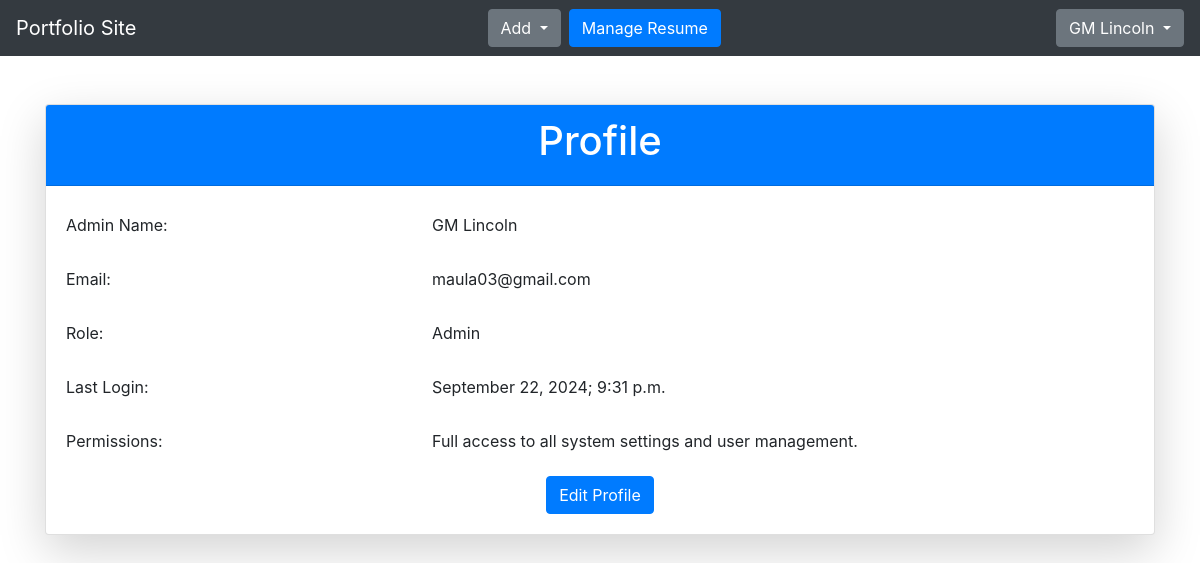
Page /adminProfile/ (signed in) on the earlier database version.
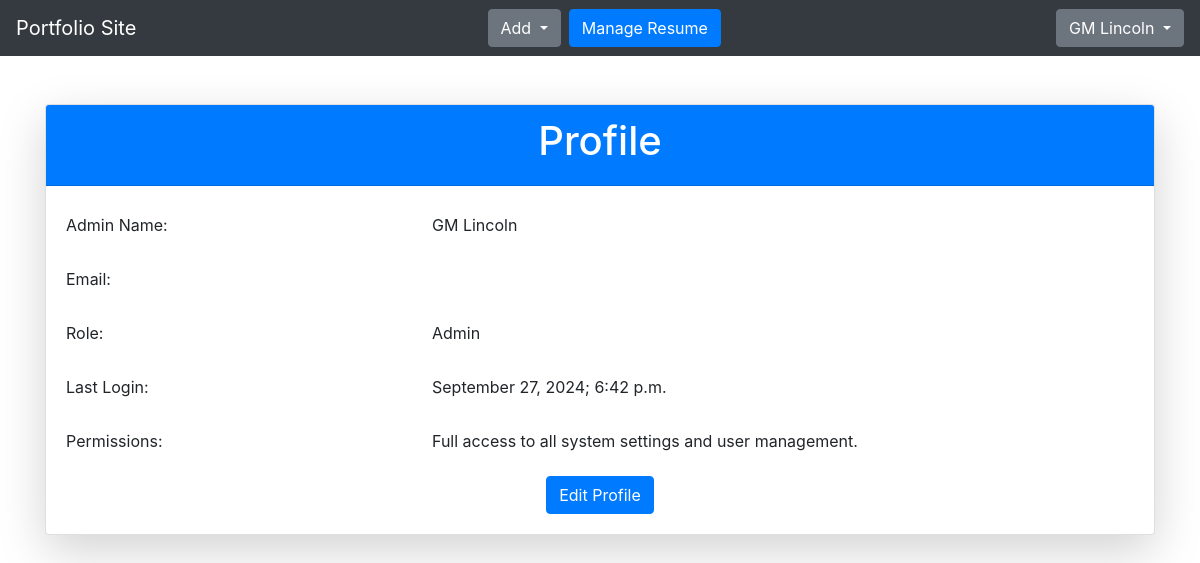
Same page on the later database version.
### myApp/models.py (models this page shows, shortened)
class Custom_User(AbstractUser):
    USER = [
        ('admin', 'Admin'),
        ('user', 'User')
    ]
    user_type = models.CharField(choices=USER, max_length=100, null=True)

### myProject/views.py (the view)
# urls.py: path('adminProfile/', adminProfile, name='adminProfile'),
@login_required
def adminProfile(req):
    user = req.user
    if user.user_type == "admin":
        last_login = user.last_login
        if last_login:
            user_last_login = last_login.astimezone(pytz_timezone('Asia/Dhaka'))
        return render(req, 'myAdmin/profile.html', {'last_login':user_last_login})
    else:
       return render(req, 'myAdmin/error.html')

### templates/myAdmin/profile.html (shortened to what this page needs)
{% extends 'common/master.html' %}
{% block body %}
{% if user.user_type == 'admin' %}
<div class="container mt-5">
    <div class="card shadow-lg">
        <div class="card-header bg-primary text-white text-center">
            <h1>Profile</h1>
        </div>
        <div class="card-body">
            <div class="row mb-3">
                <label class="col-sm-4 col-form-label fw-bold">Admin Name:</label>
                <div class="col-sm-8">
                    <p class="form-control-plaintext">{{user.get_full_name}}</p>
                </div>
            </div>
            <div class="row mb-3">
                <label class="col-sm-4 col-form-label fw-bold">Email:</label>
                <div class="col-sm-8">
                    <p class="form-control-plaintext">{{user.email}}</p>
                </div>
            </div>
            <div class="row mb-3">
                <label class="col-sm-4 col-form-label fw-bold">Role:</label>
                <div class="col-sm-8">
                    <p class="form-control-plaintext">{{user.user_type | capfirst}}</p>
                </div>
            </div>
            <div class="row mb-3">
                <label class="col-sm-4 col-form-label fw-bold">Last Login:</label>
                <div class="col-sm-8">
                    <p class="form-control-plaintext">
                        {% if last_login %}
                        {{last_login|date:'F j, Y; g:i a'}}
                        {% endif %}
                    </p>
                </div>
            </div>
            <div class="row mb-3">
                <label class="col-sm-4 col-form-label fw-bold">Permissions:</label>
                <div class="col-sm-8">
                    <p class="form-control-plaintext">Full access to all system settings and user management.</p>
                </div>
            </div>
            <div class="text-center">
                <button class="btn btn-primary">Edit Profile</button>
            </div>
        </div>
    </div>
</div>
{% endif %}
{% endblock body %}

### templates/common/master.html (shortened to what this page needs)
<!DOCTYPE html>
{% load static %}
<html lang="en">
<head>
    <link href="https://stackpath.bootstrapcdn.com/bootstrap/4.5.2/css/bootstrap.min.css" rel="stylesheet">
    <link rel="stylesheet" href="{% static 'css/style.css' %}">
</head>
<body>
    {% include 'includes/navbar.html' %}
    {% block body %}
    {% endblock body %}
</body>
</body>
</html>

### templates/includes/navbar.html (shortened to what this page needs)
<nav class="navbar navbar-expand-lg navbar-light bg-dark">
    <a class="navbar-brand text-white" href="{% url 'homePage' %}">Portfolio Site</a>
    <div class="mx-auto d-flex align-items-center">
        {% if user.user_type == 'admin' %}
        <div class="dropdown">
            <button class="btn btn-secondary dropdown-toggle" type="button" id="addDropdown" data-toggle="dropdown"
                aria-haspopup="true" aria-expanded="false">
                Add
            </button>
        </div>
        <button class="btn btn-primary ml-2" type="button">Manage Resume</button>
        {% endif %}
    </div>
    <div class="dropdown">
        <button class="btn btn-secondary dropdown-toggle" type="button" id="dropdownMenuButton" data-toggle="dropdown"
            aria-haspopup="true" aria-expanded="false">
            {{user.get_full_name}}
        </button>
    </div>
</nav>

Differences in the rows shown:
changed Custom_User "GM Lincoln": email "maula03@gmail.com" → (not shown)
Other differences:
{{ last_login|date:'F j, Y; g:i a' }}: "September 22, 2024; 9:31 p.m." → "September 27, 2024; 6:42 p.m."
